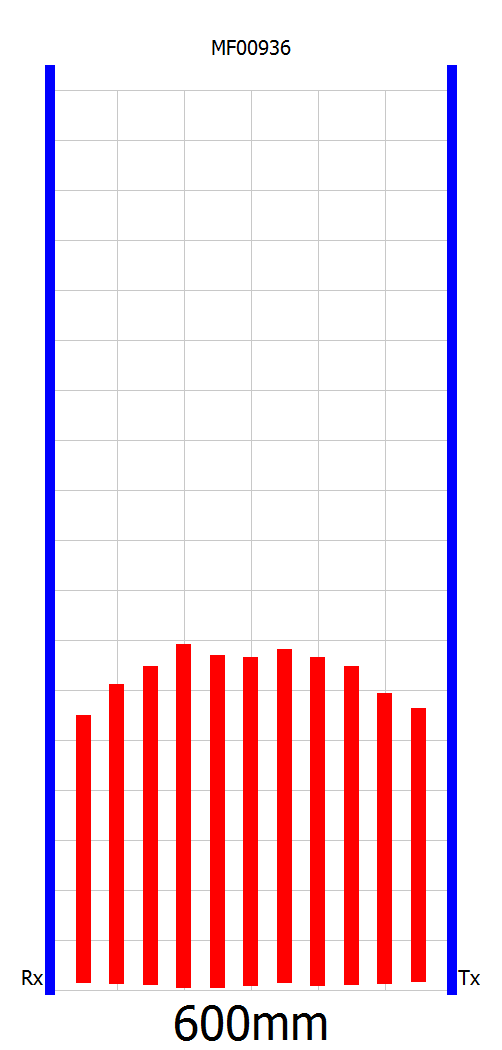
#> input picture pic1.png, 502 x 1050 px
$ python compare_image.py
#> lines starting #> are read from the running program, lines starting #| are printed output that depends on the picture
import sys
from PIL import Image

infile1 = Image.open("pic1.png")
#> infile1 is the input picture: PIL image 502x1050 RGB; mean R, G, B 243.8, 218.8, 227.8
infile2 = Image.open("pic2.png")
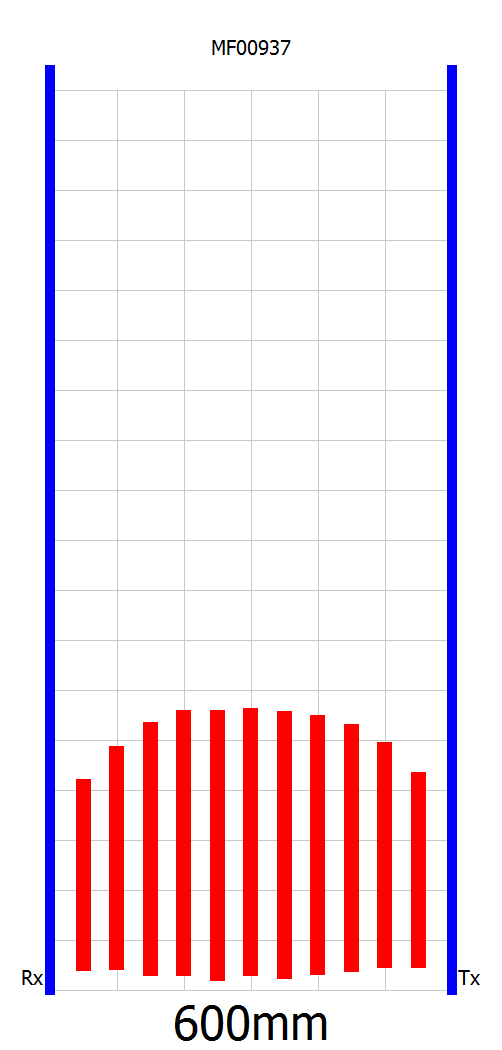
#> input picture pic2.png, 502 x 1050 px
#> infile2 is the input picture: PIL image 502x1050 RGB; mean R, G, B 243.8, 224.4, 233.4
infile3 = Image.open("pic1.png")

out1 = Image.blend(infile1,infile2,0.5)
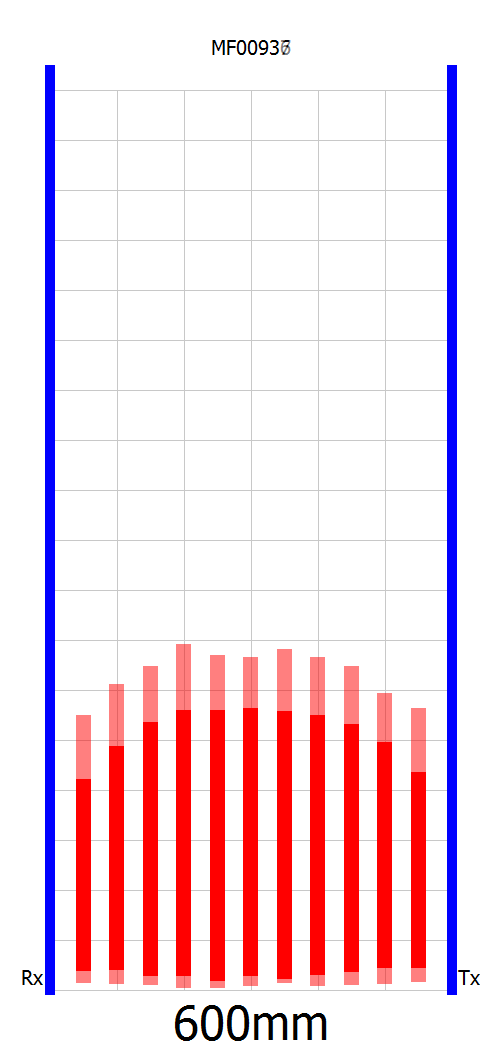
#> out1: PIL image 502x1050 RGB; mean R, G, B 243.8, 221.6, 230.6

r, g, b = infile3.split()
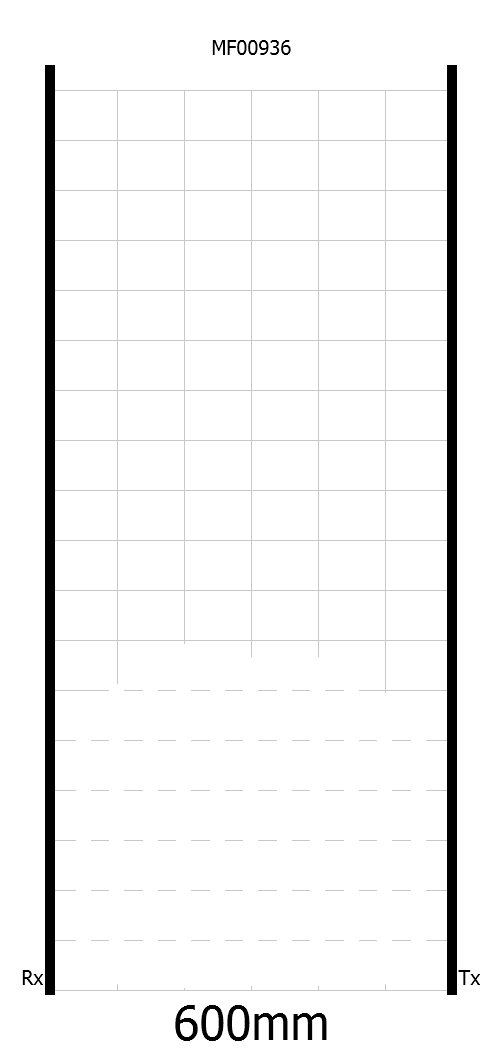
#> r: PIL image 502x1050 L; min 0, max 255, mean 243.8
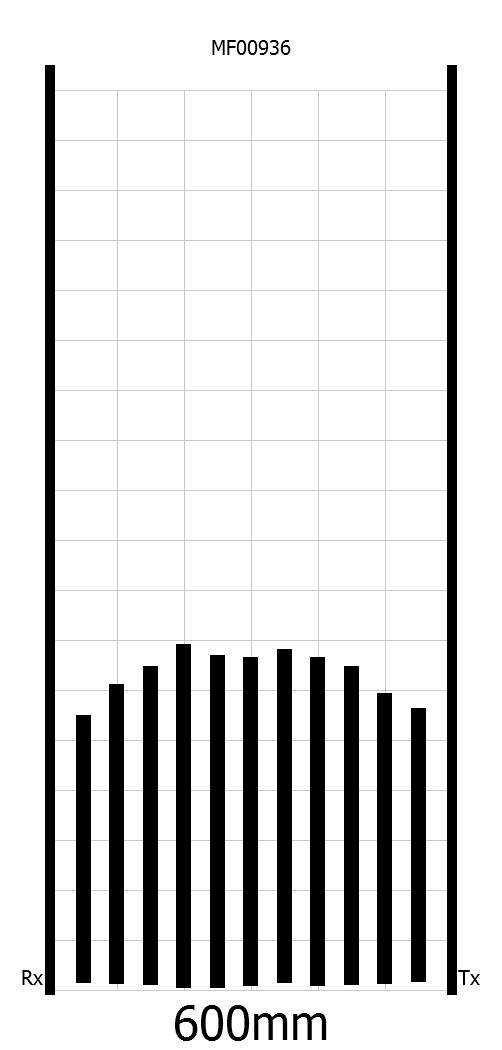
#> g: PIL image 502x1050 L; min 0, max 255, mean 218.8
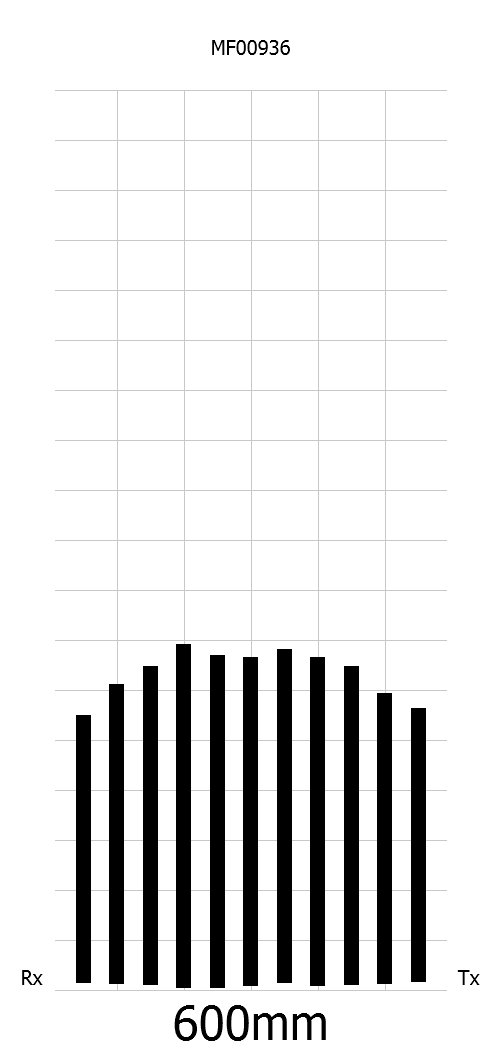
#> b: PIL image 502x1050 L; min 0, max 255, mean 227.8

infile3 = Image.merge("RGB", (b, g, r))
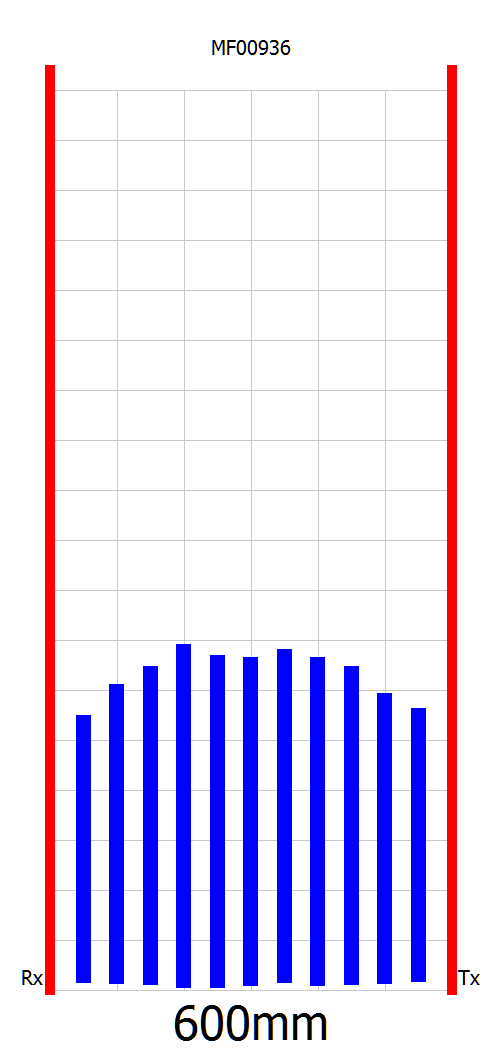
#> infile3: PIL image 502x1050 RGB; mean R, G, B 227.8, 218.8, 243.8
out2 = infile3


out3 = Image.blend(infile2,infile3,0.5)
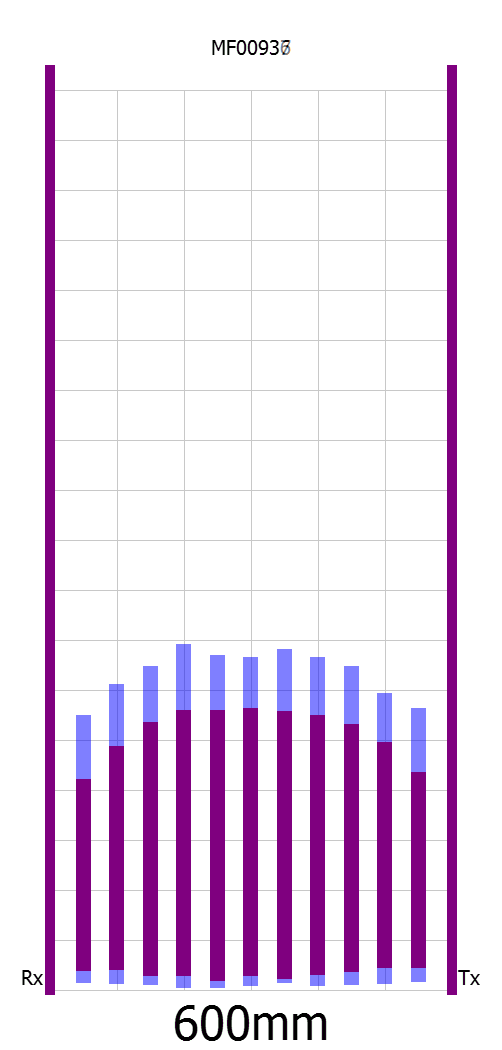
#> out3: PIL image 502x1050 RGB; mean R, G, B 235.7, 221.6, 238.5


out1.save('new1.png')
out2.save('new2.png')
out3.save('new3.png')
